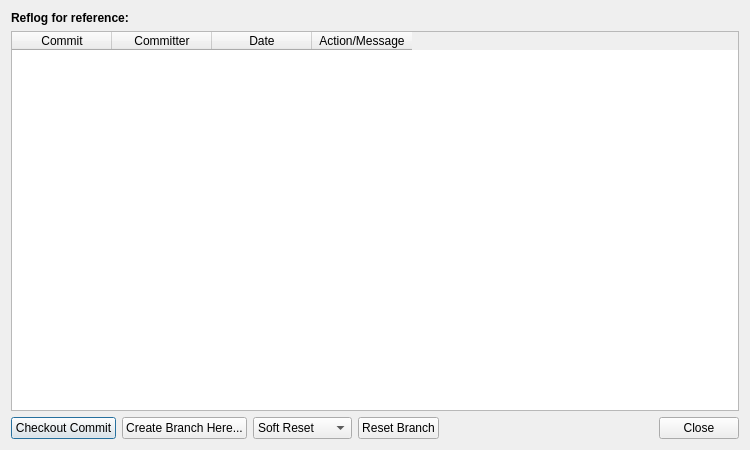
<?xml version="1.0" encoding="UTF-8"?>
<ui version="4.0">
 <class>QGitReflogDialog</class>
 <widget class="QDialog" name="QGitReflogDialog">
  <property name="geometry">
   <rect>
    <x>0</x>
    <y>0</y>
    <width>750</width>
    <height>450</height>
   </rect>
  </property>
  <property name="windowTitle">
   <string>Reference Log (Reflog)</string>
  </property>
  <layout class="QVBoxLayout" name="verticalLayout">
   <item>
    <widget class="QLabel" name="label_info">
     <property name="text">
      <string>Reflog for reference:</string>
     </property>
     <property name="font">
      <font>
       <bold>true</bold>
      </font>
     </property>
    </widget>
   </item>
   <item>
    <widget class="QTableWidget" name="tableWidget">
     <property name="selectionBehavior">
      <enum>QAbstractItemView::SelectRows</enum>
     </property>
     <property name="selectionMode">
      <enum>QAbstractItemView::SingleSelection</enum>
     </property>
     <column>
      <property name="text">
       <string>Commit</string>
      </property>
     </column>
     <column>
      <property name="text">
       <string>Committer</string>
      </property>
     </column>
     <column>
      <property name="text">
       <string>Date</string>
      </property>
     </column>
     <column>
      <property name="text">
       <string>Action/Message</string>
      </property>
     </column>
    </widget>
   </item>
   <item>
    <layout class="QHBoxLayout" name="horizontalLayout">
     <item>
      <widget class="QPushButton" name="checkoutButton">
       <property name="text">
        <string>Checkout Commit</string>
       </property>
      </widget>
     </item>
     <item>
      <widget class="QPushButton" name="createBranchButton">
       <property name="text">
        <string>Create Branch Here...</string>
       </property>
      </widget>
     </item>
     <item>
      <widget class="QComboBox" name="resetType_comboBox">
       <item>
        <property name="text">
         <string>Soft Reset</string>
        </property>
       </item>
       <item>
        <property name="text">
         <string>Mixed Reset</string>
        </property>
       </item>
       <item>
        <property name="text">
         <string>Hard Reset</string>
        </property>
       </item>
      </widget>
     </item>
     <item>
      <widget class="QPushButton" name="resetButton">
       <property name="text">
        <string>Reset Branch</string>
       </property>
      </widget>
     </item>
     <item>
      <spacer name="horizontalSpacer">
       <property name="orientation">
        <enum>Qt::Orientation::Horizontal</enum>
       </property>
       <property name="sizeHint" stdset="0">
        <size>
         <width>40</width>
         <height>20</height>
        </size>
       </property>
      </spacer>
     </item>
     <item>
      <widget class="QPushButton" name="closeButton">
       <property name="text">
        <string>Close</string>
       </property>
      </widget>
     </item>
    </layout>
   </item>
  </layout>
 </widget>
 <resources/>
 <connections>
  <connection>
   <sender>closeButton</sender>
   <signal>clicked()</signal>
   <receiver>QGitReflogDialog</receiver>
   <slot>accept()</slot>
   <hints>
    <hint type="sourcelabel">
     <x>680</x>
     <y>420</y>
    </hint>
    <hint type="destinationlabel">
     <x>375</x>
     <y>225</y>
    </hint>
   </hints>
  </connection>
 </connections>
</ui>
